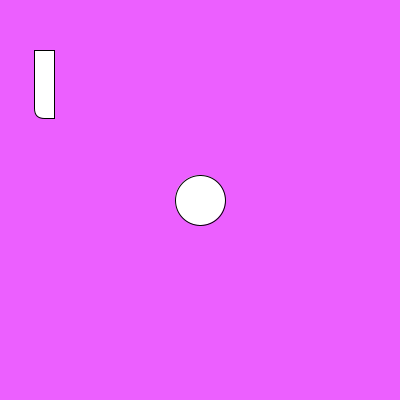
Frame 1 (no input)
Frame 60 (the mouse pressed at the canvas centre just before this capture): identical to frame 1, image omitted
Frame 120 (the mouse held since frame 60 and released just before this capture): identical to frame 1, image omitted

The Processing sketch that drew this single still picture (run headless with seeded random() and noise(); from frame 60 on, the mouse is pressed at the canvas centre):

// Processing sketch: sketch_10_24_PD
// ── sketch_10_24_PD.pde
int circleSize = 50;

void setup() {
  size(400, 400);
  //fullScreen();
}

void draw() {
  circleSize = 210;
  // rect(90, 90, 90, 90, 10); // 5th parameter is the border radius
  background(236, 95, 255);
  ellipse(width/2,height/2, 50, 50);
  rect(54,50,-20,68,0,0,0,20);
  // be careful to not divide by 0, stupid!
}
